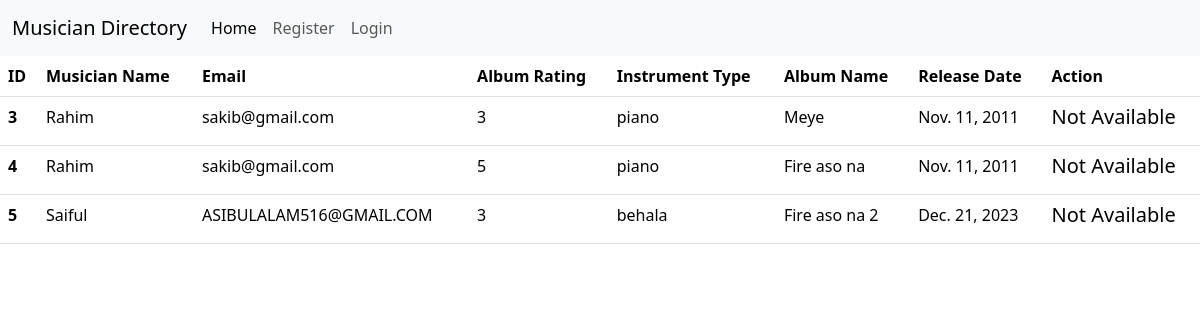
The page / on the database its author committed.
### album/models.py (models this page shows, shortened)
class Album(models.Model):
    albumName=models.CharField(max_length=30)
    musician=models.ForeignKey(Musician,on_delete=models.CASCADE)
    album_release_date=models.DateField()
    rating=models.IntegerField()

### musician/models.py (models this page shows, shortened)
class Musician(models.Model):
    first_name=models.CharField(max_length=20)
    last_name=models.CharField(max_length=20)
    email=models.EmailField()
    phone=models.IntegerField()
    Instrument_type=models.CharField(max_length=100)

### musician_directory_class_19/views.py (the view)
# urls.py: path('',views.HomeView.as_view(),name='home'),
class HomeView(TemplateView):
    template_name='home.html'
    def get_context_data(self, **kwargs):
        context = super().get_context_data(**kwargs)
        context["data"] = Album.objects.all()
        return context

### templates/home.html (shortened to what this page needs)
{% extends "base.html" %}
{% block content %}
<table class="table">
    <thead>
      <tr>
        <th scope="col">ID</th>
        <th scope="col">Musician Name</th>
        <th scope="col">Email</th>
        <th scope="col">Album Rating</th>
        <th scope="col">Instrument Type</th>
        <th scope="col">Album Name</th>
        <th scope="col">Release Date</th>
        <th scope="col">Action</th>
      </tr>
    </thead>
    <tbody>
     {% for singleData in  data %}
     <tr>
        <th scope="row"> {{singleData.id}} </th>
        <td> {{singleData.musician.first_name |title }} </td>
        <td> {{singleData.musician.email}} </td>
        <td>{{singleData.rating}} </td>
        <td> {{singleData.musician.Instrument_type}} </td>
        <td> {{singleData.albumName}} </td>
        <td> {{singleData.album_release_date}} </td>
        <td>
           {% if user.is_authenticated %}
           <a href="{% url "EditAlbum" singleData.pk %} " class="btn btn-warning btn-sm">Edit Album</a>
           <a href=" {% url "delete_musician" singleData.pk %}  " class="btn btn-danger btn-sm">Delete Musician</a>
           {% else %}
           <h5>Not Available</h5>
           {% endif %}
        </td>
      </tr>
     {% endfor %}
    </tbody>
  </table>
{% endblock content %}

### templates/base.html (shortened to what this page needs)
<!DOCTYPE html>
<html lang="en">
<head>
    <link href="https://cdn.jsdelivr.net/npm/bootstrap@5.3.2/dist/css/bootstrap.min.css" rel="stylesheet">
</head>
<body>
    <nav class="navbar navbar-expand-lg bg-body-tertiary">
        <div class="container-fluid">
          <a class="navbar-brand" href="#">Musician Directory</a>
          <div class="collapse navbar-collapse" id="navbarNavAltMarkup">
            <div class="navbar-nav">
              <a class="nav-link active" aria-current="page" href="{% url "home" %}">Home</a>
              {% if user.is_authenticated %}
              <a class="nav-link" href=" {% url "add_musician" %} ">Create Musician</a>
              <a class="nav-link" href=" {% url "createAlbum" %} ">Create Album</a>
              {% else %}
              <a class="nav-link" href=" {% url "register" %} ">Register</a>
              <a class="nav-link" href=" {% url 'login' %} ">Login</a>
              {% endif %}
            </div>
          </div>
        </div>
      </nav>
   {% block content %}
   {% endblock content %}
</body>
</html>

### rows shown on the page
Album: id "3", musician.first_name "Rahim", musician.email "sakib@gmail.com", rating "3", musician.Instrument_type "piano", albumName "Meye", album_release_date "Nov. 11, 2011"
Album: id "4", musician.first_name "Rahim", musician.email "sakib@gmail.com", rating "5", musician.Instrument_type "piano", albumName "Fire aso na", album_release_date "Nov. 11, 2011"
Album: id "5", musician.first_name "Saiful", musician.email "ASIBULALAM516@GMAIL.COM", rating "3", musician.Instrument_type "behala", albumName "Fire aso na 2", album_release_date "Dec. 21, 2023"
